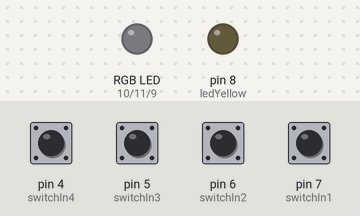
A sketch run on a simulated Arduino Uno, built with avr-gcc and run on an emulated ATmega328P. On the bench: an RGB LED mixed from three pins (HIGH = lit), output pins drawn as LEDs (lit = HIGH). The test bench sets the inputs (shaded band); at power-on: pin 4 (switchIn4), pin 5 (switchIn3), pin 6 (switchIn2), pin 7 (switchIn1) HIGH.

Above: at 1.2 s.
1.3 s: pin 4 (switchIn4) pulled LOW for 0.15 s
At 1.37 s:
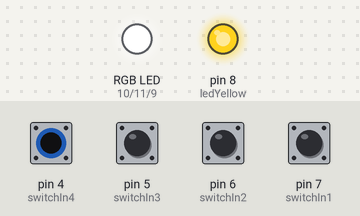
2.9 s: pin 5 (switchIn3) pulled LOW for 0.15 s
At 4.3 s:
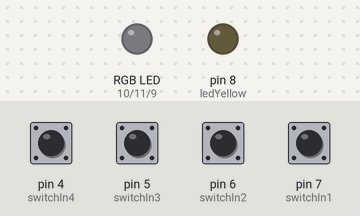
4.6 s: pin 6 (switchIn2) pulled LOW for 0.15 s
At 5.8 s:
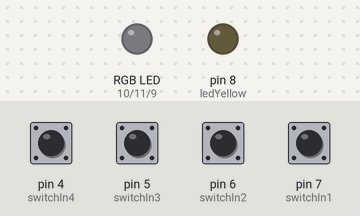
6.3 s: pin 7 (switchIn1) pulled LOW for 0.15 s
At 7.1 s:
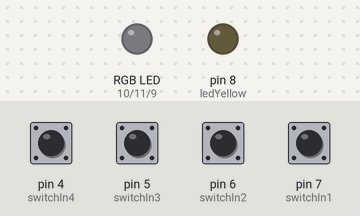
8.0 s: pin 4 (switchIn4) pulled LOW for 1 s
At 8.8 s:
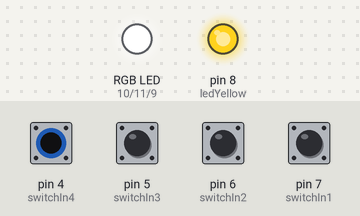
10.5 s: pin 4 (switchIn4) driven LOW and pin 5 (switchIn3) driven LOW
At 11.6 s:
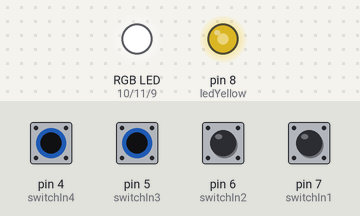
Timing chart, 0 to 13.0 s (numbered marks = the images above; inputs shaded):
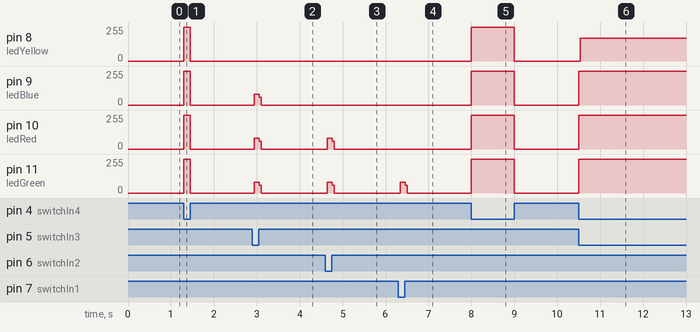

Measured:
- after the input at 1.3 s, pin 8 (ledYellow), pin 9 (ledBlue), pin 10 (ledRed), pin 11 (ledGreen): 0/255 → 255/255 at once, → 0/255 0.15 s later
- after the input at 2.9 s, pin 9 (ledBlue), pin 10 (ledRed), pin 11 (ledGreen): 0/255 → 79/255 at once, → 0/255 0.12 s later
- after the input at 4.6 s, pin 10 (ledRed), pin 11 (ledGreen): 0/255 → 79/255 at once, → 0/255 0.12 s later
- after the input at 6.3 s, pin 11 (ledGreen): 0/255 → 80/255 at once, → 0/255 0.12 s later
- after the input at 8.0 s, pin 8 (ledYellow), pin 9 (ledBlue), pin 10 (ledRed), pin 11 (ledGreen): 0/255 → 255/255 at once, → 0/255 1.0 s later
- after the input at 10.5 s, pin 8 (ledYellow): 0/255 → 172/255 at once; pin 9 (ledBlue), pin 10 (ledRed), pin 11 (ledGreen): 0/255 → 255/255 at once

The sketch:

Switch_with_leds.ino
```cpp
int switchIn1 = 7;
int switchIn2 = 6;
int switchIn3 = 5;
int switchIn4 = 4;


int ledGreen = 11;
int ledRed = 10;
int ledBlue = 9;
int ledYellow = 8;

void setup() {
  // put your setup code here, to run once:
  Serial.begin(9600);
  // Define switch pins:
  pinMode(switchIn1, INPUT_PULLUP);
  pinMode(switchIn2, INPUT_PULLUP);
  pinMode(switchIn3, INPUT_PULLUP);
  pinMode(switchIn4, INPUT_PULLUP);
  // Define led pins:
  pinMode(ledGreen, OUTPUT);
  pinMode(ledRed, OUTPUT);
  pinMode(ledBlue, OUTPUT);
  pinMode(ledYellow, OUTPUT);

}

void loop() {
  int s1 = digitalRead(switchIn1);
  int s2 = digitalRead(switchIn2);
  int s3 = digitalRead(switchIn3);
  int s4 = digitalRead(switchIn4);

  //Serial.println(s1);

  if (s1 == 0){
    // 0 means turn on
    digitalWrite(ledGreen, HIGH);
    digitalWrite(ledRed, LOW);
    digitalWrite(ledBlue, LOW);
    digitalWrite(ledYellow, LOW);
  }
  if (s2 == 0){
    // 0 means turn on
    digitalWrite(ledGreen, HIGH);
    digitalWrite(ledRed, HIGH);
    digitalWrite(ledBlue, LOW);
    digitalWrite(ledYellow, LOW);
  }
  if (s3 == 0){
    // 0 means turn on
    digitalWrite(ledGreen, HIGH);
    digitalWrite(ledRed, HIGH);
    digitalWrite(ledBlue, HIGH);
    digitalWrite(ledYellow, LOW);
  }
  if (s4 == 0){
    // 0 means turn on
    digitalWrite(ledGreen, HIGH);
    digitalWrite(ledRed, HIGH);
    digitalWrite(ledBlue, HIGH);
    digitalWrite(ledYellow, HIGH);
  }
  else {
    digitalWrite(ledGreen, LOW);
    digitalWrite(ledRed, LOW);
    digitalWrite(ledBlue, LOW);
    digitalWrite(ledYellow, LOW);
  }


}
```
